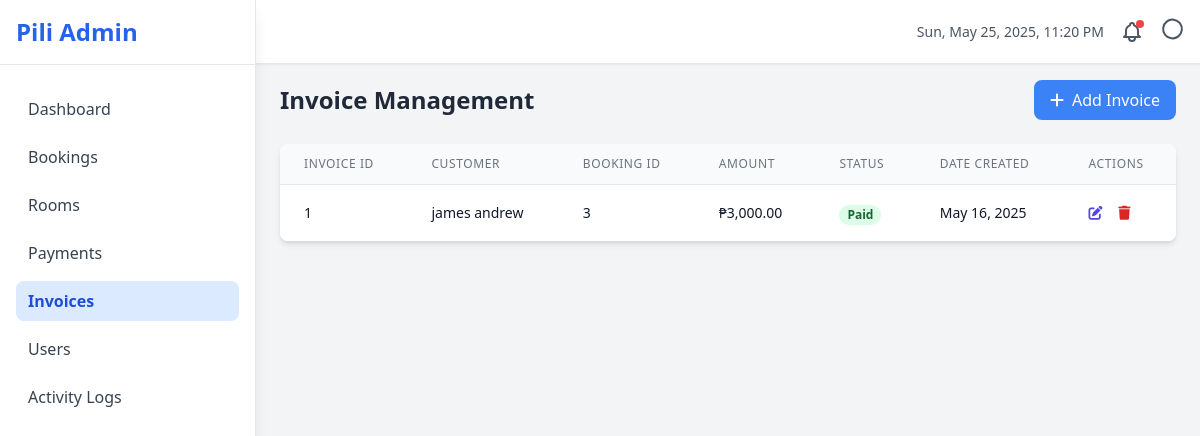
The page /Admin/invoice.php on the database its author committed.
### tables this page shows
CREATE TABLE `invoice` (
  `invoice_id` int(10) NOT NULL,
  `invoice_total_amount` int(50) NOT NULL,
  `invoice_status` enum('paid','unpaid','canceled') NOT NULL,
  `invoice_date_created` date NOT NULL,
  `payment_id` int(10) NOT NULL
);

CREATE TABLE `users` (
  `user_id` int(10) NOT NULL,
  `user_name` varchar(255) NOT NULL,
  `user_email` varchar(255) NOT NULL,
  `user_password` varchar(255) NOT NULL,
  `user_role` enum('Guest','Admin') NOT NULL DEFAULT 'Guest',
  `user_phone` varchar(255) NOT NULL,
  `user_date_created` date NOT NULL DEFAULT curdate()
);

CREATE TABLE `bookings` (
  `booking_id` int(10) NOT NULL,
  `user_id` int(10) NOT NULL,
  `room_id` int(10) NOT NULL,
  `booking_check_in` date NOT NULL,
  `booking_check_out` date NOT NULL,
  `booking_total_price` int(50) NOT NULL,
  `booking_status` enum('Checked-in','Checked-out','Pending','Confirmed','Canceled') NOT NULL
);

### Admin/invoice.php (the view, shortened to what this page needs)
<?php
require_once '../PHP/db.php';
$currentUserId = isset($_SESSION['user_id']) ? intval($_SESSION['user_id']) : 0;
$conn->exec("SET @current_user_id = $currentUserId");
$stmt = $conn->query("
    SELECT i.*, u.user_name, b.booking_id, b.booking_total_price
    FROM invoice i
    JOIN payments p ON i.payment_id = p.payment_id
    JOIN bookings b ON p.booking_id = b.booking_id
    JOIN users u ON b.user_id = u.user_id
    ORDER BY i.invoice_date_created DESC
");
$invoices = $stmt->fetchAll(PDO::FETCH_ASSOC);
?>
<!DOCTYPE html>
<html lang="en">
<head>
    <script src="https://cdn.tailwindcss.com"></script>
    <link href="https://cdnjs.cloudflare.com/ajax/libs/font-awesome/6.0.0/css/all.min.css" rel="stylesheet">
</head>
<body class="bg-gray-100">
    <div class="flex h-screen">
        <?php require_once 'sidebar.php'; ?>
        <div class="flex-1 flex flex-col overflow-hidden">
            <div class="md:ml-0 w-full">
                <?php require_once 'navbar.php'; ?>
            </div>
            <main class="flex-1 overflow-x-hidden overflow-y-auto bg-gray-100 pt-20 px-6 md:ml-64">
                <div class="container mx-auto">
                    <div class="flex justify-between items-center mb-6">
                        <h1 class="text-2xl font-semibold text-gray-800">Invoice Management</h1>
                        <button onclick="openAddInvoiceModal()"
                            class="bg-blue-500 hover:bg-blue-600 text-white px-4 py-2 rounded-lg flex items-center">
                            <i class="fas fa-plus mr-2"></i> Add Invoice
                        </button>
                    </div>
                    <div class="bg-white rounded-lg shadow-md overflow-hidden">
                        <div class="overflow-x-auto">
                            <table class="min-w-full divide-y divide-gray-200">
                                <thead class="bg-gray-50">
                                    <tr>
                                        <th
                                            class="px-6 py-3 text-left text-xs font-medium text-gray-500 uppercase tracking-wider">
                                            Invoice ID</th>
                                        <th
                                            class="px-6 py-3 text-left text-xs font-medium text-gray-500 uppercase tracking-wider">
                                            Customer</th>
                                        <th
                                            class="px-6 py-3 text-left text-xs font-medium text-gray-500 uppercase tracking-wider">
                                            Booking ID</th>
                                        <th
                                            class="px-6 py-3 text-left text-xs font-medium text-gray-500 uppercase tracking-wider">
                                            Amount</th>
                                        <th
                                            class="px-6 py-3 text-left text-xs font-medium text-gray-500 uppercase tracking-wider">
                                            Status</th>
                                        <th
                                            class="px-6 py-3 text-left text-xs font-medium text-gray-500 uppercase tracking-wider">
                                            Date Created</th>
                                        <th
                                            class="px-6 py-3 text-left text-xs font-medium text-gray-500 uppercase tracking-wider">
                                            Actions</th>
                                    </tr>
                                </thead>
                                <tbody class="bg-white divide-y divide-gray-200">
                                    <?php foreach ($invoices as $invoice): ?>
                                        <tr>
                                            <td class="px-6 py-4 whitespace-nowrap text-sm text-gray-900">
                                                <?php echo $invoice['invoice_id']; ?>
                                            </td>
                                            <td class="px-6 py-4 whitespace-nowrap text-sm text-gray-900">
                                                <?php echo htmlspecialchars($invoice['user_name']); ?>
                                            </td>
                                            <td class="px-6 py-4 whitespace-nowrap text-sm text-gray-900">
                                                <?php echo $invoice['booking_id']; ?>
                                            </td>
                                            <td class="px-6 py-4 whitespace-nowrap text-sm text-gray-900">
                                                ₱<?php echo number_format($invoice['invoice_total_amount'], 2); ?></td>
                                            <td class="px-6 py-4 whitespace-nowrap">
                                                <span class="px-2 inline-flex text-xs leading-5 font-semibold rounded-full
                                                <?php echo $invoice['invoice_status'] === 'paid' ? 'bg-green-100 text-green-800' :
                                                    ($invoice['invoice_status'] === 'unpaid' ? 'bg-yellow-100 text-yellow-800' :
                                                        'bg-red-100 text-red-800'); ?>">
                                                    <?php echo ucfirst($invoice['invoice_status']); ?>
                                                </span>
                                            </td>
                                            <td class="px-6 py-4 whitespace-nowrap text-sm text-gray-900">
                                                <?php echo date('M d, Y', strtotime($invoice['invoice_date_created'])); ?>
                                            </td>
                                            <td class="px-6 py-4 whitespace-nowrap text-sm font-medium">
                                                <button
                                                    onclick="openEditModal(<?php echo htmlspecialchars(json_encode($invoice)); ?>)"
                                                    class="text-indigo-600 hover:text-indigo-900 mr-3">
                                                    <i class="fas fa-edit"></i>
                                                </button>
                                                <button onclick="deleteInvoice(<?php echo $invoice['invoice_id']; ?>)"
                                                    class="text-red-600 hover:text-red-900">
                                                    <i class="fas fa-trash"></i>
                                                </button>
                                            </td>
                                        </tr>
                                    <?php endforeach; ?>
                                </tbody>
                            </table>
                        </div>
                    </div>
                </div>
            </main>
        </div>
    </div>
</body>
</html>

### rows shown on the page
invoice: invoice_id "1", users.user_name "james andrew", bookings.booking_id "3", invoice_total_amount "3,000.00", invoice_status "Paid", invoice_date_created "May 16, 2025"
